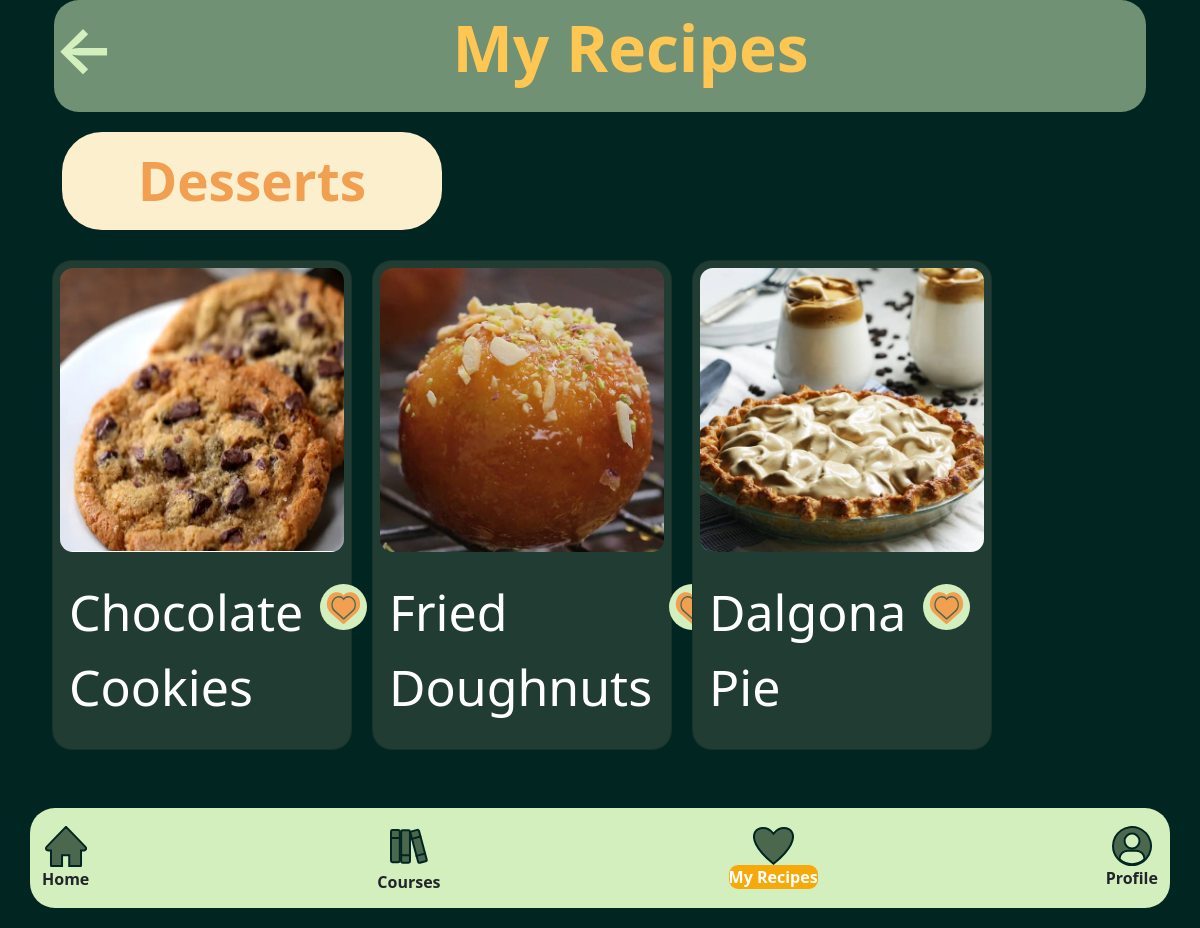
The app's page /mealFix/myrecipes/desserts with its own data.
### mealFix/models.py (models this page shows)
class Recept(models.Model):
    title = models.CharField(max_length=50)
    time = models.IntegerField()
    tod = models.IntegerField(null=True, blank=True)
    bigsix = models.IntegerField(null=True, blank=True)
    cuisine = models.IntegerField(null=True, blank=True)
    dish_style = models.IntegerField(null=True, blank=True)
    ingredients = models.TextField(blank=True, null=True)
    calories = models.TextField(null=True, blank=True)
    fat = models.TextField(null=True, blank=True)
    carbs = models.TextField(null=True, blank=True)
    fiber = models.TextField(null=True, blank=True)
    sugar = models.TextField(null=True, blank=True)
    protein = models.TextField(null=True, blank=True)
    servings = models.IntegerField(null=True, blank=True)
    step1 = models.TextField(null=True, blank=True)
    step2 = models.TextField(null=True, blank=True)
    step3 = models.TextField(null=True, blank=True)
    step4 = models.TextField(null=True, blank=True)
    step5 = models.TextField(null=True, blank=True)
    step6 = models.TextField(null=True, blank=True)
    step7 = models.TextField(null=True, blank=True)
    step8 = models.TextField(null=True, blank=True)
    step9 = models.TextField(null=True, blank=True)
    step10 = models.TextField(null=True, blank=True)
    myrecipes = models.IntegerField(null=True, blank=True)
    image = models.ImageField(upload_to="cover_image", null=True, blank=True)
    author = models.ForeignKey(User, on_delete=models.CASCADE, null=True, blank=True)

### mealFix/views.py (the view)
# urls.py: path("myrecipes/desserts", views.myrecipesdessertspage, name="desserts"),
def myrecipesdessertspage(request):
    queryset = Recept.objects.all()
    context = {"recepti": queryset, "form": ReceptForm}
    return render(request, "myrecipes_desserts.html", context=context)

### templates/myrecipes_desserts.html (shortened to what this page needs)
<!DOCTYPE html>
<html lang="en">
<head>
{% load static %}
    <link rel="stylesheet" type="text/css" href="{% static '/css/bootstrap.css' %}" >
<link href="https://maxcdn.bootstrapcdn.com/font-awesome/4.6.3/css/font-awesome.min.css" rel="stylesheet"/>
<body>
<div class="container col-12">
{% load static %}
<div class="container col-12">
<div id="sp" style="display: flex; justify-content: space-between; border-radius: 25px; background-color: #709174;">
    <br>
    <p style="flex-basis: 5.5%; font-weight: bolder;"><a href="/mealFix/myrecipes" style="text-align: left;font-size: 400%;color: #D3EFBD; text-decoration: none">←</a></p>
    <p style="color: #FCEFCE; text-align: center; font-size: 400%;flex-basis: 100%; color: #FEC653" class="fw-bolder">My Recipes</p>
</div>
</div>
<div class="float-container col-10">
    <button class="btn btn-lg" style="color: #F19F50; font-size: 53px; background-color: #FCEFCE; border-radius: 40px; width: 380px; font-weight: bolder">Desserts</button>
</div>
<div style="display: flex; flex-direction: row; flex-wrap: wrap;">
    {% for recept in recepti %}
        {% if recept.myrecipes == 3 %}
        <div class="card recept-bt" style="width:300px; margin: 10px; height: 490px; background-color: #213C32;border-radius: 20px">
  <img src="{{ MEDIA_URL }}{{ recept.image.url }}" class="card-img-top" alt="..." style="border-radius: 20px">
  <div class="card-body" style="display: flex; color: white">
      <div  class=" float-start">
         <p class="card-title" style="font-size: 50px; text-align: left">{{ recept.title }}</p>
      </div>
      <div class="float-end mx-auto" >
        <a href="#" class="btn btn-lg" style="font-size: 20px;"><img src="{% static "/img/like.svg" %}"></a>
      </div>
  </div>
</div>
            {% endif %}
    {% endfor %}
</div>
<br>
<br>
<div class="navbar fixed-bottom navbar-expand-lg float-container text-center">
    <div class="container text-center" style="background-color: #D3EFBD; border-radius: 25px;  width: 2000px; height: 100px; align-content: center">
        <div class="nav-item">
            <img id="image" src="{% static '/img/icons/home.svg' %}" alt="logo" class="text-center">
            <a class="nav-link" href="/mealFix/home">Home</a>
        </div>
        <div class="nav-item">
            <img id="image" src="{% static '/img/icons/books.svg' %}" alt="logo">
            <a class="nav-link" href="/mealFix/course">Courses</a>
        </div>
        <div class="nav-item">
            <img id="image" src="{% static '/img/icons/fav.svg' %}" alt="logo">
            <a class="nav-link" href="/mealFix/myrecipes" style="background-color: #F6A90A; border-radius: 9px; color: white">My Recipes</a>
        </div>
        <div class="nav-item">
            <img id="image" src="{% static '/img/icons/profil.svg' %}" alt="logo"></a>
            <a class="nav-link" href="/mealFix/profile">Profile</a>
        </div>
        </div>
    </div>
</div>
<br>
<br>
<br>
<br>
<br>
</body>
</html>

### templates/myrecipes_desserts.html (style rules this page uses)
body { background: #012622; box-shadow: 0px 4px 4px rgba(0, 0, 0, 0.25); }
a { color: white; text-decoration: none; }
.nav-link { text-align: center; font-weight: bolder; }
.float-container { padding: 20px; }
.card-img-top { padding: 7px; display: block; margin-right: auto; margin-left: auto; width: 298px; height: 320px; background-size: cover; }

### records on screen
Recept: image (picture), title "Chocolate Cookies", myrecipes 3 (drawn)
Recept: image (picture), title "Fried Doughnuts"
Recept: image (picture), title "Dalgona Pie", myrecipes 3 (drawn)
